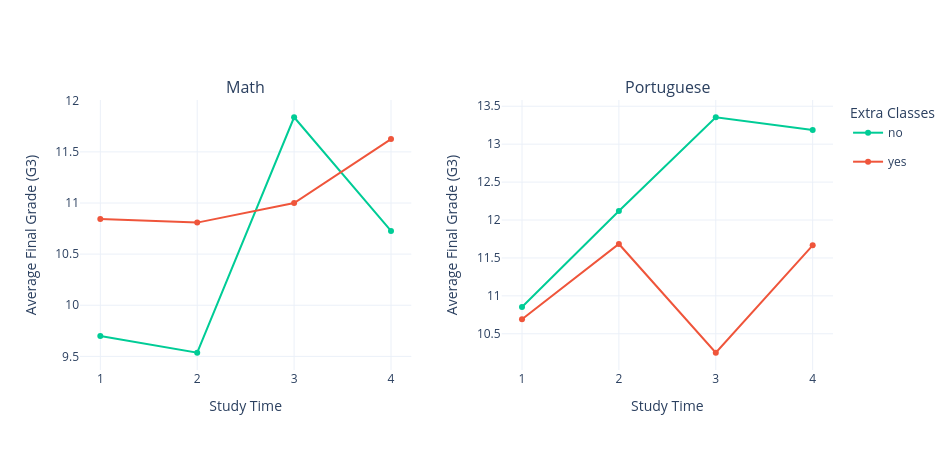

Notebook cell for this chart:
### Code cell
import pandas as pd
import plotly.graph_objects as go
from plotly.subplots import make_subplots

# Load Dataset 3
df3_mat = pd.read_csv("../../data/student-mat.csv", sep=None, engine="python")
df3_por = pd.read_csv("../../data/student-por.csv", sep=None, engine="python")

# Combine Math + Portuguese
df3_mat["Subject"] = "Math"
df3_por["Subject"] = "Portuguese"
df3 = pd.concat([df3_mat, df3_por], ignore_index=True)

# Group by subject, studytime, and paid extra classes
summary = (
    df3.groupby(["Subject", "studytime", "paid"], observed=False)["G3"]
    .mean()
    .reset_index()
)

# Fixed colors for paid status
color_map = {
    "no": "#00CC96",
    "yes": "#EF553B"
}

# Create subplot: Math + Portuguese
fig = make_subplots(
    rows=1,
    cols=2,
    subplot_titles=["Math", "Portuguese"],
    horizontal_spacing=0.12
)

for col, subject in enumerate(["Math", "Portuguese"], start=1):
    temp_subject = summary[summary["Subject"] == subject]
    
    for paid_status in ["no", "yes"]:
        temp = temp_subject[temp_subject["paid"] == paid_status]
        
        fig.add_trace(
            go.Scatter(
                x=temp["studytime"],
                y=temp["G3"],
                mode="lines+markers",
                name=paid_status,
                legendgroup=paid_status,
                showlegend=True if col == 1 else False,
                line=dict(color=color_map[paid_status]),
                marker=dict(color=color_map[paid_status])
            ),
            row=1,
            col=col
        )

fig.update_layout(
    height=450,
    width=950,
    template="plotly_white",
    legend_title_text="Extra Classes"
)

fig.update_xaxes(
    title_text="Study Time",
    tickmode="array",
    tickvals=[1, 2, 3, 4]
)

fig.update_yaxes(title_text="Average Final Grade (G3)")

fig.show(config={"displayModeBar": False})

### Figure 1 — Plotly figure (JSON) as saved in the notebook; plotly's stock layout.template omitted (floating-point values rounded to 4 significant figures)
{"data": [{"legendgroup": "no", "line": {"color": "#00CC96"}, "marker": {"color": "#00CC96"}, "mode": "lines+markers", "name": "no", "showlegend": true, "type": "scatter", "x": [1, 2, 3, 4], "xaxis": "x", "y": [9.699, 9.535, 11.84, 10.73], "yaxis": "y"}, {"legendgroup": "yes", "line": {"color": "#EF553B"}, "marker": {"color": "#EF553B"}, "mode": "lines+markers", "name": "yes", "showlegend": true, "type": "scatter", "x": [1, 2, 3, 4], "xaxis": "x", "y": [10.84, 10.81, 11.0, 11.62], "yaxis": "y"}, {"legendgroup": "no", "line": {"color": "#00CC96"}, "marker": {"color": "#00CC96"}, "mode": "lines+markers", "name": "no", "showlegend": false, "type": "scatter", "x": [1, 2, 3, 4], "xaxis": "x2", "y": [10.85, 12.12, 13.35, 13.19], "yaxis": "y2"}, {"legendgroup": "yes", "line": {"color": "#EF553B"}, "marker": {"color": "#EF553B"}, "mode": "lines+markers", "name": "yes", "showlegend": false, "type": "scatter", "x": [1, 2, 3, 4], "xaxis": "x2", "y": [10.69, 11.68, 10.25, 11.67], "yaxis": "y2"}], "layout": {"annotations": [{"font": {"size": 16}, "showarrow": false, "text": "Math", "x": 0.22, "xanchor": "center", "xref": "paper", "y": 1, "yanchor": "bottom", "yref": "paper"}, {"font": {"size": 16}, "showarrow": false, "text": "Portuguese", "x": 0.78, "xanchor": "center", "xref": "paper", "y": 1, "yanchor": "bottom", "yref": "paper"}], "height": 450, "legend": {"title": {"text": "Extra Classes"}}, "width": 950, "xaxis": {"anchor": "y", "domain": [0, 0.44], "tickmode": "array", "tickvals": [1, 2, 3, 4], "title": {"text": "Study Time"}}, "xaxis2": {"anchor": "y2", "domain": [0.56, 1], "tickmode": "array", "tickvals": [1, 2, 3, 4], "title": {"text": "Study Time"}}, "yaxis": {"anchor": "x", "domain": [0, 1], "title": {"text": "Average Final Grade (G3)"}}, "yaxis2": {"anchor": "x2", "domain": [0, 1], "title": {"text": "Average Final Grade (G3)"}}}}
